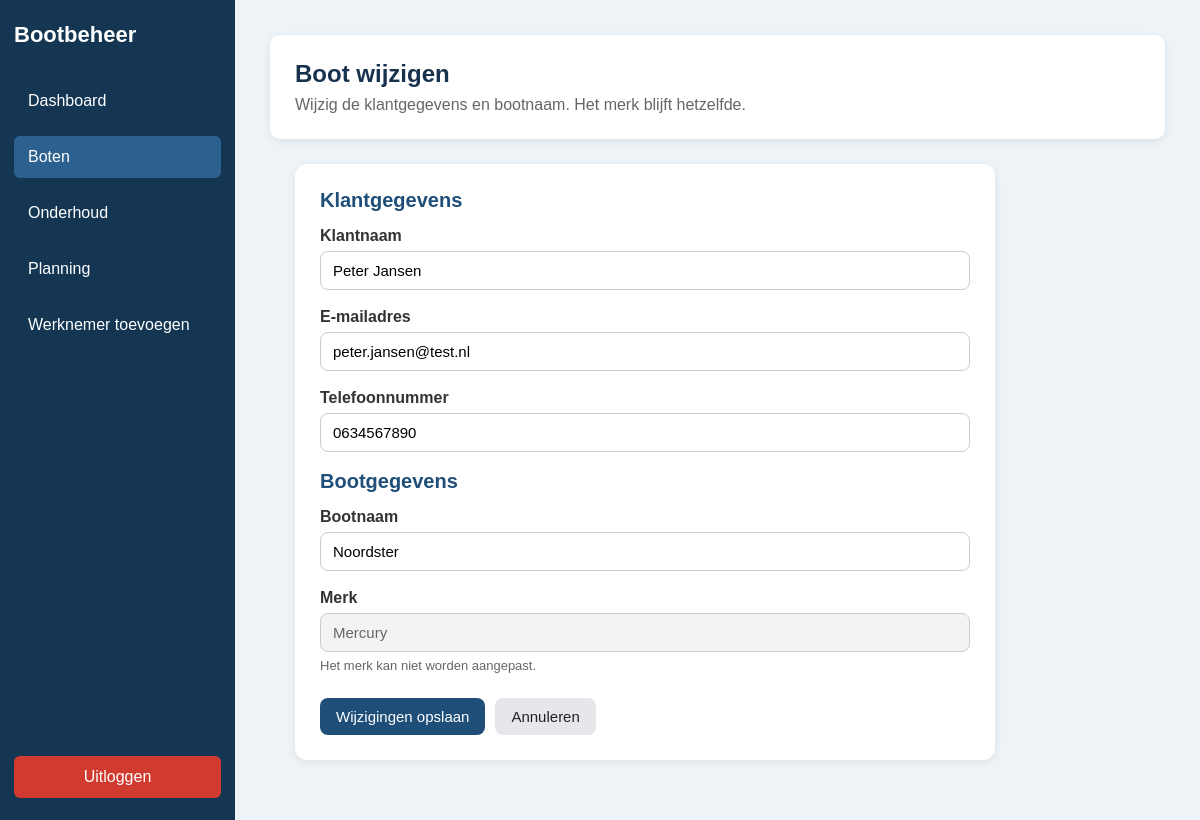
Page /boot_wijzigen.php?id=4 (signed in) on the committed database.
### tables this page shows
CREATE TABLE klant (
    klant_id INT AUTO_INCREMENT PRIMARY KEY,
    naam VARCHAR(100) NOT NULL,
    email VARCHAR(150) NOT NULL,
    telefoonnummer VARCHAR(20) NOT NULL
);

CREATE TABLE boot (
    boot_id INT AUTO_INCREMENT PRIMARY KEY,
    klant_id INT NOT NULL,
    naam VARCHAR(100) NOT NULL,
    merk VARCHAR(100) NOT NULL,

    CONSTRAINT fk_boot_klant
    FOREIGN KEY (klant_id)
    REFERENCES klant(klant_id)
    ON DELETE RESTRICT
    ON UPDATE CASCADE
);

### app/Models/Boot.php (called while the page is built, shortened)
<?php
class Boot
{
    private $pdo;
    public function __construct($pdo)
    {
        $this->pdo = $pdo;
    }
    public function getById($boot_id)
    {
        $sql = "
            SELECT
                boot_id,
                klant_id,
                naam,
                merk
            FROM boot
            WHERE boot_id = :boot_id
        ";
        $stmt = $this->pdo->prepare($sql);
        $stmt->execute([
            'boot_id' => $boot_id
        ]);
        return $stmt->fetch(PDO::FETCH_ASSOC);
    }
}

### app/Models/Klant.php (called while the page is built, shortened)
<?php
class Klant
{
    private $pdo;
    public function __construct($pdo)
    {
        $this->pdo = $pdo;
    }
    public function getById($id)
    {
        $stmt = $this->pdo->prepare("SELECT * FROM klant WHERE klant_id = :id");
        $stmt->execute([
            'id' => $id
        ]);
        return $stmt->fetch(PDO::FETCH_ASSOC);
    }
}

### public/boot_wijzigen.php (the view, shortened to what this page needs)
<?php
require_once '../config/database.php';
require_once '../app/Models/Boot.php';
require_once '../app/Models/Klant.php';
$database = new Database();
$pdo = $database->connect();
$bootModel = new Boot($pdo);
$klantModel = new Klant($pdo);
$boot_id = $_GET['id'] ?? null;
$boot = $bootModel->getById($boot_id);
$klant = $klantModel->getById($boot['klant_id']);
$klantNaam = $klant['naam'];
$email = $klant['email'];
$telefoonnummer = $klant['telefoonnummer'];
$bootNaam = $boot['naam'];
$merk = $boot['merk'];
?>
<!DOCTYPE html>
<html lang="nl">
<head>
    <link rel="stylesheet" href="assets/css/style.css">
</head>
<body>
<div class="app-layout">
    <?php require_once '../app/Views/layouts/sidebar.php'; ?>
    <main class="main-content">
        <section class="topbar">
            <div>
                <h1>Boot wijzigen</h1>
                <p>Wijzig de klantgegevens en bootnaam. Het merk blijft hetzelfde.</p>
            </div>
        </section>
        <section class="content-card boot-wijzigen-card">
            <form method="POST" action="">
                <h2>Klantgegevens</h2>
                <div class="form-group">
                    <label for="klant_naam">Klantnaam</label>
                    <input
                        type="text"
                        name="klant_naam"
                        id="klant_naam"
                        value="<?= htmlspecialchars($klantNaam); ?>"
                        required
                    >
                </div>
                <div class="form-group">
                    <label for="email">E-mailadres</label>
                    <input
                        type="email"
                        name="email"
                        id="email"
                        value="<?= htmlspecialchars($email); ?>"
                        required
                    >
                </div>
                <div class="form-group">
                    <label for="telefoonnummer">Telefoonnummer</label>
                    <input
                        type="text"
                        name="telefoonnummer"
                        id="telefoonnummer"
                        value="<?= htmlspecialchars($telefoonnummer); ?>"
                        required
                    >
                </div>
                <h2>Bootgegevens</h2>
                <div class="form-group">
                    <label for="boot_naam">Bootnaam</label>
                    <input
                        type="text"
                        name="boot_naam"
                        id="boot_naam"
                        value="<?= htmlspecialchars($bootNaam); ?>"
                        required
                    >
                </div>
                <div class="form-group">
                    <label for="merk">Merk</label>
                    <input
                        type="text"
                        name="merk"
                        id="merk"
                        value="<?= htmlspecialchars($merk); ?>"
                        readonly
                    >
                    <small>Het merk kan niet worden aangepast.</small>
                </div>
                <div class="form-actions">
                    <button type="submit" class="btn-primary">Wijzigingen opslaan</button>
                    <a href="boten.php" class="btn-secondary">Annuleren</a>
                </div>
            </form>
        </section>
    </main>
</div>
</body>
</html>

### public/assets/css/style.css (style rules this page uses)
* { box-sizing: border-box; }
body { margin: 0; font-family: Arial, sans-serif; background-color: #eef3f8; color: #1f2933; }
.app-layout { display: flex; min-height: 100vh; }
.main-content { flex: 1; padding: 35px; }
.topbar { background-color: white; padding: 25px; border-radius: 10px; display: flex; justify-content: space-between; align-items: center; margin-bottom: 25px; box-shadow: 0 2px 8px rgba(0, 0, 0, 0.08); }
.topbar h1 { margin: 0 0 8px 0; color: #17324d; }
.topbar p { margin: 0; color: #666; }
.content-card { background-color: white; padding: 25px; border-radius: 10px; box-shadow: 0 2px 8px rgba(0, 0, 0, 0.08); }
.boot-wijzigen-card { background-color: #ffffff; padding: 25px; border-radius: 12px; box-shadow: 0 2px 8px rgba(0, 0, 0, 0.08); max-width: 700px; }
.boot-wijzigen-card h2 { margin-top: 25px; margin-bottom: 15px; color: #1f4e79; font-size: 20px; }
.boot-wijzigen-card h2:first-of-type { margin-top: 0; }
.boot-wijzigen-card .form-group { margin-bottom: 18px; }
.boot-wijzigen-card .form-group label { display: block; margin-bottom: 6px; font-weight: bold; color: #333333; }
.boot-wijzigen-card .form-group input { width: 100%; padding: 10px 12px; border: 1px solid #cccccc; border-radius: 8px; font-size: 15px; box-sizing: border-box; }
.boot-wijzigen-card .form-group input[readonly] { background-color: #f1f3f5; color: #666666; cursor: not-allowed; }
.boot-wijzigen-card .form-group small { display: block; margin-top: 6px; color: #666666; font-size: 13px; }
.boot-wijzigen-card .form-actions { margin-top: 25px; display: flex; gap: 10px; }
.boot-wijzigen-card .btn-primary { background-color: #1f4e79; color: #ffffff; padding: 10px 16px; border-radius: 8px; border: none; text-decoration: none; cursor: pointer; font-size: 15px; }
.boot-wijzigen-card .btn-secondary { background-color: #e5e7eb; color: #222222; padding: 10px 16px; border-radius: 8px; text-decoration: none; font-size: 15px; }
.content-card { background-color: #ffffff; padding: 25px; border-radius: 12px; box-shadow: 0 2px 8px rgba(0, 0, 0, 0.08); margin: 25px; }
.content-card h2 { margin-top: 0; color: #1f4e79; }
.form-group { margin-bottom: 18px; }
.form-group label { display: block; font-weight: bold; margin-bottom: 8px; color: #222; }
.form-group input, .form-group select, .form-group textarea { width: 100%; padding: 11px; border: 1px solid #ccd6e0; border-radius: 8px; font-size: 15px; font-family: Arial, sans-serif; box-sizing: border-box; }
.form-actions { display: flex; gap: 10px; margin-top: 20px; }
.btn-primary { background-color: #1f4e79; color: #ffffff; padding: 11px 16px; border-radius: 8px; border: none; text-decoration: none; font-size: 15px; cursor: pointer; }
.btn-secondary { background-color: #e9eef5; color: #1f4e79; padding: 11px 16px; border-radius: 8px; text-decoration: none; font-size: 15px; }

### rows in the picture
klant: klant_naam "Peter Jansen", email "peter.jansen@test.nl", telefoonnummer "0634567890"
boot: boot_naam "Noordster", merk "Mercury"
